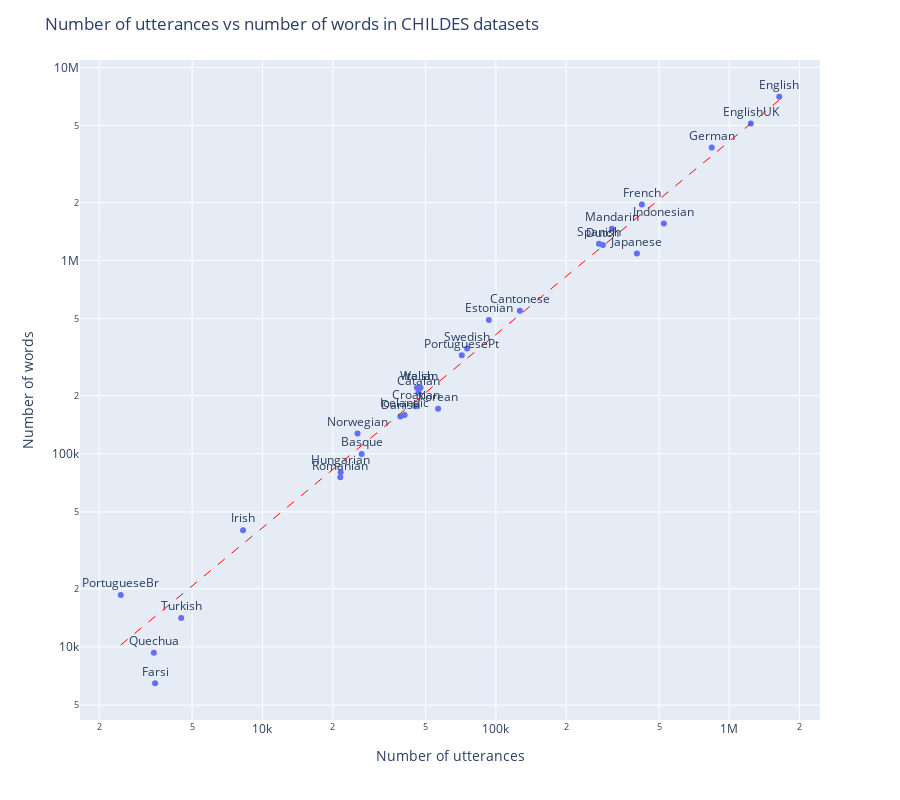

Here is the notebook cell this chart was saved with:
### Markdown cell above
## Dataset Properties

### Code cell
# Plot average utterance length as a red dashed line
gradient = properties['n_words'] / properties['n_utterances']
gradient = gradient.mean()
min_utterances = properties['n_utterances'].min()
max_utterances = properties['n_utterances'].max()

# Plot as interactive plotly plot
fig = px.scatter(properties, x='n_utterances', y='n_words', text=properties.index)
fig.update_traces(textposition='top center')
fig.update_layout(title='Number of utterances vs number of words in CHILDES datasets',
                  xaxis_title='Number of utterances',
                  yaxis_title='Number of words',
                  xaxis_type='log',
                  yaxis_type='log',
                  height=800)
fig.add_shape(type='line',
              x0=min_utterances,
              y0=min_utterances * gradient,
              x1=max_utterances,
              y1=max_utterances * gradient,
              line=dict(color='red', dash='dash', width=1))                  
fig.show()

### Figure 1 — Plotly figure (JSON) as saved in the notebook; plotly's stock layout.template omitted (floating-point values rounded to 4 significant figures)
{"data": [{"hovertemplate": "n_utterances=%{x}<br>n_words=%{y}<br>language=%{text}<extra></extra>", "legendgroup": "", "marker": {"color": "#636efa", "symbol": "circle"}, "mode": "markers+text", "name": "", "orientation": "v", "showlegend": false, "text": ["Farsi", "Quechua", "Turkish", "PortugueseBr", "Irish", "Romanian", "Hungarian", "Basque", "Norwegian", "Danish", "Icelandic", "Korean", "Croatian", "Catalan", "Italian", "Welsh", "PortuguesePt", "Swedish", "Estonian", "Cantonese", "Japanese", "Dutch", "Spanish", "Mandarin", "Indonesian", "French", "German", "EnglishUK", "English"], "textposition": "top center", "type": "scatter", "x": [3467, 3425, 4487, 2471, 8256, 21550, 21633, 26614, 25547, 38976, 40657, 56576, 45284, 46588, 47542, 45871, 71444, 75299, 93343, 126727, 402076, 287497, 276462, 314071, 524469, 422133, 840888, 1236828, 1636954], "xaxis": "x", "y": [6485, 9336, 14125, 18550, 40221, 75540, 80236, 99639, 127150, 155789, 158522, 171073, 176099, 207517, 219361, 219715, 323420, 350777, 492859, 549138, 1086271, 1204006, 1222573, 1459758, 1557794, 1949028, 3846882, 5124437, 7047276], "yaxis": "y"}], "layout": {"height": 800, "legend": {"tracegroupgap": 0}, "margin": {"t": 60}, "shapes": [{"line": {"color": "red", "dash": "dash", "width": 1}, "type": "line", "x0": 2471, "x1": 1636954, "y0": 10230.0, "y1": 6779000.0}], "title": {"text": "Number of utterances vs number of words in CHILDES datasets"}, "xaxis": {"anchor": "y", "domain": [0, 1], "title": {"text": "Number of utterances"}, "type": "log"}, "yaxis": {"anchor": "x", "domain": [0, 1], "title": {"text": "Number of words"}, "type": "log"}}}
